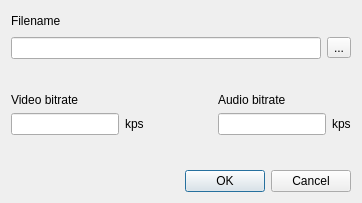
<?xml version="1.0" encoding="UTF-8"?>
<ui version="4.0">
 <class>StartRecordDialog</class>
 <widget class="QDialog" name="StartRecordDialog">
  <property name="geometry">
   <rect>
    <x>0</x>
    <y>0</y>
    <width>362</width>
    <height>203</height>
   </rect>
  </property>
  <property name="windowTitle">
   <string>Dialog</string>
  </property>
  <layout class="QVBoxLayout" name="verticalLayout">
   <item>
    <layout class="QVBoxLayout" name="verticalLayout_5">
     <item>
      <layout class="QHBoxLayout" name="horizontalLayout">
       <item>
        <widget class="QLabel" name="selectFileLabel">
         <property name="text">
          <string>Filename</string>
         </property>
        </widget>
       </item>
       <item>
        <spacer name="horizontalSpacer">
         <property name="orientation">
          <enum>Qt::Horizontal</enum>
         </property>
         <property name="sizeHint" stdset="0">
          <size>
           <width>40</width>
           <height>20</height>
          </size>
         </property>
        </spacer>
       </item>
      </layout>
     </item>
     <item>
      <layout class="QHBoxLayout" name="horizontalLayout_6">
       <item>
        <widget class="QLineEdit" name="fileNameField"/>
       </item>
       <item>
        <widget class="QToolButton" name="selectFileBtn">
         <property name="text">
          <string>...</string>
         </property>
        </widget>
       </item>
      </layout>
     </item>
    </layout>
   </item>
   <item>
    <spacer name="verticalSpacer_2">
     <property name="orientation">
      <enum>Qt::Vertical</enum>
     </property>
     <property name="sizeHint" stdset="0">
      <size>
       <width>20</width>
       <height>40</height>
      </size>
     </property>
    </spacer>
   </item>
   <item>
    <layout class="QHBoxLayout" name="horizontalLayout_2">
     <item>
      <layout class="QVBoxLayout" name="verticalLayout_4">
       <item>
        <widget class="QLabel" name="videoBitrateLabel">
         <property name="text">
          <string>Video bitrate</string>
         </property>
        </widget>
       </item>
       <item>
        <layout class="QHBoxLayout" name="horizontalLayout_3">
         <item>
          <widget class="QLineEdit" name="videoBitrateField"/>
         </item>
         <item>
          <widget class="QLabel" name="kpsLabel1">
           <property name="text">
            <string>kps</string>
           </property>
          </widget>
         </item>
        </layout>
       </item>
      </layout>
     </item>
     <item>
      <spacer name="horizontalSpacer_2">
       <property name="orientation">
        <enum>Qt::Horizontal</enum>
       </property>
       <property name="sizeHint" stdset="0">
        <size>
         <width>40</width>
         <height>20</height>
        </size>
       </property>
      </spacer>
     </item>
     <item>
      <layout class="QVBoxLayout" name="verticalLayout_3">
       <item>
        <widget class="QLabel" name="audioBitrateLabel">
         <property name="text">
          <string>Audio bitrate</string>
         </property>
        </widget>
       </item>
       <item>
        <layout class="QHBoxLayout" name="horizontalLayout_5">
         <item>
          <widget class="QLineEdit" name="audioBitrateField"/>
         </item>
         <item>
          <widget class="QLabel" name="kpsLabel2">
           <property name="text">
            <string>kps</string>
           </property>
          </widget>
         </item>
        </layout>
       </item>
      </layout>
     </item>
    </layout>
   </item>
   <item>
    <spacer name="verticalSpacer">
     <property name="orientation">
      <enum>Qt::Vertical</enum>
     </property>
     <property name="sizeHint" stdset="0">
      <size>
       <width>20</width>
       <height>40</height>
      </size>
     </property>
    </spacer>
   </item>
   <item>
    <widget class="QDialogButtonBox" name="buttonBox">
     <property name="orientation">
      <enum>Qt::Horizontal</enum>
     </property>
     <property name="standardButtons">
      <set>QDialogButtonBox::Cancel|QDialogButtonBox::Ok</set>
     </property>
    </widget>
   </item>
  </layout>
 </widget>
 <resources/>
 <connections>
  <connection>
   <sender>buttonBox</sender>
   <signal>accepted()</signal>
   <receiver>StartRecordDialog</receiver>
   <slot>accept()</slot>
   <hints>
    <hint type="sourcelabel">
     <x>248</x>
     <y>254</y>
    </hint>
    <hint type="destinationlabel">
     <x>157</x>
     <y>274</y>
    </hint>
   </hints>
  </connection>
  <connection>
   <sender>buttonBox</sender>
   <signal>rejected()</signal>
   <receiver>StartRecordDialog</receiver>
   <slot>reject()</slot>
   <hints>
    <hint type="sourcelabel">
     <x>316</x>
     <y>260</y>
    </hint>
    <hint type="destinationlabel">
     <x>286</x>
     <y>274</y>
    </hint>
   </hints>
  </connection>
 </connections>
</ui>
